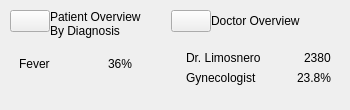
                <widget class="QWidget" name="Column2" native="true">
                 <property name="sizePolicy">
                  <sizepolicy hsizetype="Expanding" vsizetype="Expanding">
                   <horstretch>0</horstretch>
                   <verstretch>0</verstretch>
                  </sizepolicy>
                 </property>
                 <layout class="QHBoxLayout" name="horizontalLayout_18">
                  <property name="spacing">
                   <number>10</number>
                  </property>
                  <property name="leftMargin">
                   <number>0</number>
                  </property>
                  <property name="topMargin">
                   <number>0</number>
                  </property>
                  <property name="rightMargin">
                   <number>0</number>
                  </property>
                  <property name="bottomMargin">
                   <number>0</number>
                  </property>
                  <item>
                   <widget class="QWidget" name="PatOverview" native="true">
                    <layout class="QVBoxLayout" name="verticalLayout_13">
                     <property name="spacing">
                      <number>10</number>
                     </property>
                     <property name="leftMargin">
                      <number>10</number>
                     </property>
                     <property name="topMargin">
                      <number>10</number>
                     </property>
                     <property name="rightMargin">
                      <number>10</number>
                     </property>
                     <property name="bottomMargin">
                      <number>10</number>
                     </property>
                     <item alignment="Qt::AlignTop">
                      <widget class="QWidget" name="widget_7" native="true">
                       <layout class="QHBoxLayout" name="horizontalLayout_19">
                        <property name="spacing">
                         <number>0</number>
                        </property>
                        <property name="leftMargin">
                         <number>0</number>
                        </property>
                        <property name="topMargin">
                         <number>0</number>
                        </property>
                        <property name="rightMargin">
                         <number>0</number>
                        </property>
                        <property name="bottomMargin">
                         <number>0</number>
                        </property>
                        <item alignment="Qt::AlignTop">
                         <widget class="QPushButton" name="DashboardButton_7">
                          <property name="toolTip">
                           <string>View Main Dashboard</string>
                          </property>
                          <property name="styleSheet">
                           <string notr="true"/>
                          </property>
                          <property name="text">
                           <string/>
                          </property>
                          <property name="icon">
                           <iconset>
                            <normaloff>:/lucide/icons/chart-bar-big.svg</normaloff>:/lucide/icons/chart-bar-big.svg</iconset>
                          </property>
                          <property name="iconSize">
                           <size>
                            <width>35</width>
                            <height>35</height>
                           </size>
                          </property>
                         </widget>
                        </item>
                        <item alignment="Qt::AlignTop">
                         <widget class="QWidget" name="widget_9" native="true">
                          <layout class="QVBoxLayout" name="verticalLayout_14">
                           <property name="spacing">
                            <number>0</number>
                           </property>
                           <property name="leftMargin">
                            <number>0</number>
                           </property>
                           <property name="topMargin">
                            <number>0</number>
                           </property>
                           <property name="rightMargin">
                            <number>0</number>
                           </property>
                           <property name="bottomMargin">
                            <number>0</number>
                           </property>
                           <item alignment="Qt::AlignTop">
                            <widget class="QLabel" name="OverviewHeader">
                             <property name="sizePolicy">
                              <sizepolicy hsizetype="Expanding" vsizetype="Expanding">
                               <horstretch>0</horstretch>
                               <verstretch>0</verstretch>
                              </sizepolicy>
                             </property>
                             <property name="text">
                              <string>Patient Overview</string>
                             </property>
                             <property name="alignment">
                              <set>Qt::AlignLeading</set>
                             </property>
                            </widget>
                           </item>
                           <item alignment="Qt::AlignTop">
                            <widget class="QLabel" name="OverviewSub">
                             <property name="sizePolicy">
                              <sizepolicy hsizetype="Expanding" vsizetype="Expanding">
                               <horstretch>0</horstretch>
                               <verstretch>0</verstretch>
                              </sizepolicy>
                             </property>
                             <property name="text">
                              <string>By Diagnosis</string>
                             </property>
                             <property name="alignment">
                              <set>Qt::AlignLeading</set>
                             </property>
                            </widget>
                           </item>
                          </layout>
                         </widget>
                        </item>
                       </layout>
                      </widget>
                     </item>
                     <item>
                      <widget class="QWidget" name="CategoryCon" native="true">
                       <property name="sizePolicy">
                        <sizepolicy hsizetype="Preferred" vsizetype="Expanding">
                         <horstretch>0</horstretch>
                         <verstretch>0</verstretch>
                        </sizepolicy>
                       </property>
                       <layout class="QVBoxLayout" name="verticalLayout_15">
                        <property name="spacing">
                         <number>5</number>
                        </property>
                        <property name="leftMargin">
                         <number>0</number>
                        </property>
                        <property name="topMargin">
                         <number>0</number>
                        </property>
                        <property name="rightMargin">
                         <number>0</number>
                        </property>
                        <property name="bottomMargin">
                         <number>0</number>
                        </property>
                        <item alignment="Qt::AlignTop">
                         <widget class="QWidget" name="CategoryLine" native="true">
                          <layout class="QHBoxLayout" name="horizontalLayout_20">
                           <item>
                            <widget class="QLabel" name="Category">
                             <property name="sizePolicy">
                              <sizepolicy hsizetype="Expanding" vsizetype="Expanding">
                               <horstretch>0</horstretch>
                               <verstretch>0</verstretch>
                              </sizepolicy>
                             </property>
                             <property name="text">
                              <string>Fever</string>
                             </property>
                             <property name="alignment">
                              <set>Qt::AlignLeading</set>
                             </property>
                            </widget>
                           </item>
                           <item alignment="Qt::AlignRight">
                            <widget class="QLabel" name="Percentage">
                             <property name="sizePolicy">
                              <sizepolicy hsizetype="Expanding" vsizetype="Expanding">
                               <horstretch>0</horstretch>
                               <verstretch>0</verstretch>
                              </sizepolicy>
                             </property>
                             <property name="text">
                              <string>36%</string>
                             </property>
                             <property name="alignment">
                              <set>Qt::AlignLeading</set>
                             </property>
                            </widget>
                           </item>
                          </layout>
                         </widget>
                        </item>
                       </layout>
                      </widget>
                     </item>
                    </layout>
                   </widget>
                  </item>
                  <item>
                   <widget class="QWidget" name="DocOverview" native="true">
                    <layout class="QVBoxLayout" name="verticalLayout_18">
                     <property name="spacing">
                      <number>10</number>
                     </property>
                     <property name="leftMargin">
                      <number>10</number>
                     </property>
                     <property name="topMargin">
                      <number>10</number>
                     </property>
                     <property name="rightMargin">
                      <number>10</number>
                     </property>
                     <property name="bottomMargin">
                      <number>10</number>
                     </property>
                     <item>
                      <widget class="QWidget" name="widget_8" native="true">
                       <layout class="QHBoxLayout" name="horizontalLayout_22">
                        <property name="spacing">
                         <number>0</number>
                        </property>
                        <property name="leftMargin">
                         <number>0</number>
                        </property>
                        <property name="topMargin">
                         <number>0</number>
                        </property>
                        <property name="rightMargin">
                         <number>0</number>
                        </property>
                        <property name="bottomMargin">
                         <number>0</number>
                        </property>
                        <item alignment="Qt::AlignTop">
                         <widget class="QPushButton" name="DashboardButton_8">
                          <property name="toolTip">
                           <string>View Main Dashboard</string>
                          </property>
                          <property name="styleSheet">
                           <string notr="true"/>
                          </property>
                          <property name="text">
                           <string/>
                          </property>
                          <property name="icon">
                           <iconset>
                            <normaloff>:/lucide/icons/chart-bar-big.svg</normaloff>:/lucide/icons/chart-bar-big.svg</iconset>
                          </property>
                          <property name="iconSize">
                           <size>
                            <width>35</width>
                            <height>35</height>
                           </size>
                          </property>
                         </widget>
                        </item>
                        <item>
                         <widget class="QWidget" name="widget_10" native="true">
                          <property name="sizePolicy">
                           <sizepolicy hsizetype="Preferred" vsizetype="Preferred">
                            <horstretch>0</horstretch>
                            <verstretch>0</verstretch>
                           </sizepolicy>
                          </property>
                          <layout class="QVBoxLayout" name="verticalLayout_17">
                           <property name="spacing">
                            <number>5</number>
                           </property>
                           <property name="leftMargin">
                            <number>0</number>
                           </property>
                           <property name="topMargin">
                            <number>0</number>
                           </property>
                           <property name="rightMargin">
                            <number>0</number>
                           </property>
                           <property name="bottomMargin">
                            <number>0</number>
                           </property>
                           <item alignment="Qt::AlignVCenter">
                            <widget class="QLabel" name="OverviewHeader_2">
                             <property name="sizePolicy">
                              <sizepolicy hsizetype="Expanding" vsizetype="Expanding">
                               <horstretch>0</horstretch>
                               <verstretch>0</verstretch>
                              </sizepolicy>
                             </property>
                             <property name="text">
                              <string>Doctor Overview</string>
                             </property>
                             <property name="alignment">
                              <set>Qt::AlignLeading</set>
                             </property>
                            </widget>
                           </item>
                          </layout>
                         </widget>
                        </item>
                       </layout>
                      </widget>
                     </item>
                     <item>
                      <widget class="QWidget" name="CategoryCon_2" native="true">
                       <property name="sizePolicy">
                        <sizepolicy hsizetype="Preferred" vsizetype="Expanding">
                         <horstretch>0</horstretch>
                         <verstretch>0</verstretch>
                        </sizepolicy>
                       </property>
                       <layout class="QVBoxLayout" name="verticalLayout_16">
                        <property name="spacing">
                         <number>5</number>
                        </property>
                        <property name="leftMargin">
                         <number>0</number>
                        </property>
                        <property name="topMargin">
                         <number>0</number>
                        </property>
                        <property name="rightMargin">
                         <number>0</number>
                        </property>
                        <property name="bottomMargin">
                         <number>0</number>
                        </property>
                        <item alignment="Qt::AlignTop">
                         <widget class="QWidget" name="CategoryLine_2" native="true">
                          <layout class="QHBoxLayout" name="horizontalLayout_21">
                           <property name="bottomMargin">
                            <number>9</number>
                           </property>
                           <item alignment="Qt::AlignLeft">
                            <widget class="QWidget" name="widget_6" native="true">
                             <layout class="QVBoxLayout" name="verticalLayout_19">
                              <property name="spacing">
                               <number>0</number>
                              </property>
                              <property name="leftMargin">
                               <number>0</number>
                              </property>
                              <property name="topMargin">
                               <number>0</number>
                              </property>
                              <property name="rightMargin">
                               <number>0</number>
                              </property>
                              <property name="bottomMargin">
                               <number>0</number>
                              </property>
                             </layout>
                            </widget>
                           </item>
                           <item alignment="Qt::AlignBottom">
                            <widget class="QWidget" name="widget_5" native="true">
                             <property name="sizePolicy">
                              <sizepolicy hsizetype="Expanding" vsizetype="Preferred">
                               <horstretch>0</horstretch>
                               <verstretch>0</verstretch>
                              </sizepolicy>
                             </property>
                             <layout class="QVBoxLayout" name="verticalLayout_20">
                              <property name="spacing">
                               <number>0</number>
                              </property>
                              <property name="leftMargin">
                               <number>0</number>
                              </property>
                              <property name="topMargin">
                               <number>0</number>
                              </property>
                              <property name="rightMargin">
                               <number>0</number>
                              </property>
                              <property name="bottomMargin">
                               <number>0</number>
                              </property>
                              <item>
                               <widget class="QWidget" name="widget_11" native="true">
                                <layout class="QHBoxLayout" name="horizontalLayout_23">
                                 <property name="spacing">
                                  <number>0</number>
                                 </property>
                                 <property name="leftMargin">
                                  <number>0</number>
                                 </property>
                                 <property name="topMargin">
                                  <number>0</number>
                                 </property>
                                 <property name="rightMargin">
                                  <number>0</number>
                                 </property>
                                 <property name="bottomMargin">
                                  <number>0</number>
                                 </property>
                                 <item>
                                  <widget class="QLabel" name="DoctorName">
                                   <property name="sizePolicy">
                                    <sizepolicy hsizetype="Expanding" vsizetype="Expanding">
                                     <horstretch>0</horstretch>
                                     <verstretch>0</verstretch>
                                    </sizepolicy>
                                   </property>
                                   <property name="text">
                                    <string>Dr. Limosnero</string>
                                   </property>
                                   <property name="alignment">
                                    <set>Qt::AlignLeading</set>
                                   </property>
                                  </widget>
                                 </item>
                                 <item>
                                  <spacer name="horizontalSpacer">
                                   <property name="orientation">
                                    <enum>Qt::Horizontal</enum>
                                   </property>
                                   <property name="sizeHint" stdset="0">
                                    <size>
                                     <width>40</width>
                                     <height>20</height>
                                    </size>
                                   </property>
                                  </spacer>
                                 </item>
                                 <item alignment="Qt::AlignRight">
                                  <widget class="QLabel" name="PatientCount">
                                   <property name="sizePolicy">
                                    <sizepolicy hsizetype="Expanding" vsizetype="Expanding">
                                     <horstretch>0</horstretch>
                                     <verstretch>0</verstretch>
                                    </sizepolicy>
                                   </property>
                                   <property name="text">
                                    <string>2380</string>
                                   </property>
                                   <property name="alignment">
                                    <set>Qt::AlignLeading</set>
                                   </property>
                                  </widget>
                                 </item>
                                </layout>
                               </widget>
                              </item>
                              <item alignment="Qt::AlignBottom">
                               <widget class="QWidget" name="widget_12" native="true">
                                <property name="sizePolicy">
                                 <sizepolicy hsizetype="Preferred" vsizetype="Preferred">
                                  <horstretch>0</horstretch>
                                  <verstretch>0</verstretch>
                                 </sizepolicy>
                                </property>
                                <layout class="QHBoxLayout" name="horizontalLayout_24">
                                 <property name="spacing">
                                  <number>0</number>
                                 </property>
                                 <property name="leftMargin">
                                  <number>0</number>
                                 </property>
                                 <property name="topMargin">
                                  <number>0</number>
                                 </property>
                                 <property name="rightMargin">
                                  <number>0</number>
                                 </property>
                                 <property name="bottomMargin">
                                  <number>0</number>
                                 </property>
                                 <item>
                                  <widget class="QLabel" name="Specialty">
                                   <property name="sizePolicy">
                                    <sizepolicy hsizetype="Expanding" vsizetype="Expanding">
                                     <horstretch>0</horstretch>
                                     <verstretch>0</verstretch>
                                    </sizepolicy>
                                   </property>
                                   <property name="text">
                                    <string>Gynecologist</string>
                                   </property>
                                   <property name="alignment">
                                    <set>Qt::AlignLeading</set>
                                   </property>
                                  </widget>
                                 </item>
                                 <item>
                                  <spacer name="horizontalSpacer_2">
                                   <property name="orientation">
                                    <enum>Qt::Horizontal</enum>
                                   </property>
                                   <property name="sizeHint" stdset="0">
                                    <size>
                                     <width>40</width>
                                     <height>20</height>
                                    </size>
                                   </property>
                                  </spacer>
                                 </item>
                                 <item alignment="Qt::AlignRight">
                                  <widget class="QLabel" name="PatientPercentage">
                                   <property name="sizePolicy">
                                    <sizepolicy hsizetype="Expanding" vsizetype="Expanding">
                                     <horstretch>0</horstretch>
                                     <verstretch>0</verstretch>
                                    </sizepolicy>
                                   </property>
                                   <property name="text">
                                    <string>23.8%</string>
                                   </property>
                                   <property name="alignment">
                                    <set>Qt::AlignLeading</set>
                                   </property>
                                  </widget>
                                 </item>
                                </layout>
                               </widget>
                              </item>
                             </layout>
                            </widget>
                           </item>
                          </layout>
                         </widget>
                        </item>
                       </layout>
                      </widget>
                     </item>
                    </layout>
                   </widget>
                  </item>
                 </layout>
                </widget>
